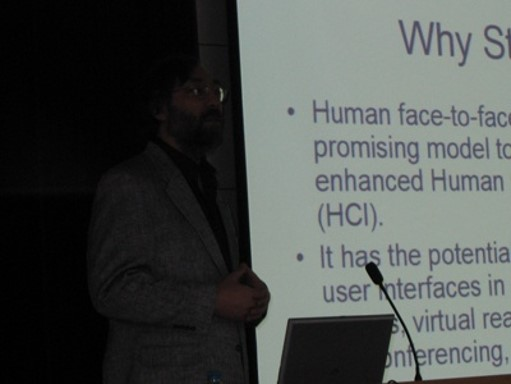
#> input picture testImage/img3.jpg, 511 x 384 px
$ python AutoThresholdSeg.py
#> lines starting #> are read from the running program, lines starting #| are printed output that depends on the picture; after the words box and inside, x2 and y2 are one past the last pixel; in counts of white or black regions, pixels touching at a corner belong together
#自动阈值分割
import cv2 as cv
from skimage import data, filters
import matplotlib.pyplot as plt
#image = data.camera() #取图片
image = cv.imread("../testImage/img3.jpg", 0)
#> image: shape (384, 511); min 0, max 172, mean 76.3
thresh = filters.threshold_otsu(image)   #返回一个阈值
#> thresh = 80
dst = (image <= thresh) * 1.0   #根据阈值进行分割
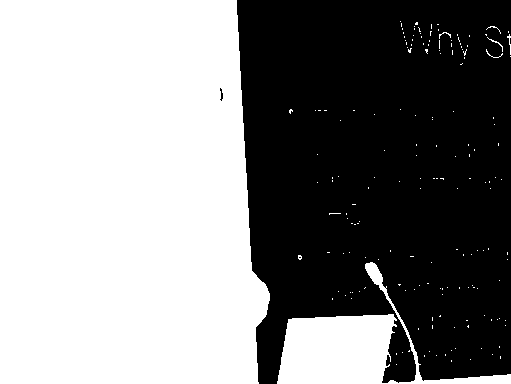
#> dst: shape (384, 511) float64; values 0 (black) and 1 (white), 53.3% white; 4 black regions (2 under 20 px), largest, box (x1, y1, x2, y2) and area: (237, 0, 511, 384) 91585, (220, 88, 223, 101) 22
plt.figure('thresh', figsize=(8, 8))
plt.subplot(121)
plt.title('original image')
plt.imshow(image, plt.cm.gray)
plt.subplot(122)
plt.title('binary image')
plt.imshow(dst, plt.cm.gray)
plt.show()
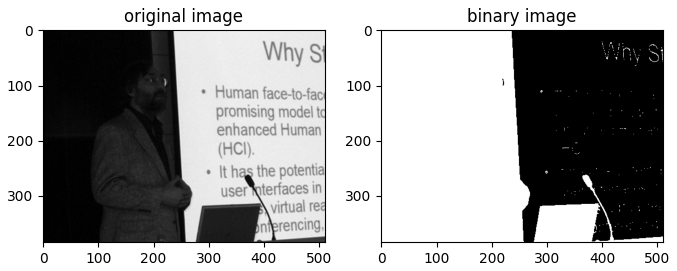
#> figure drawn by matplotlib, 2 panels

$ run again, with testImage/img2.jpg copied over testImage/img3.jpg
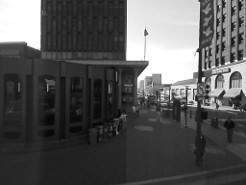
#> input picture testImage/img2.jpg, 246 x 185 px
#> image is the input picture: shape (185, 246); min 3, max 255, mean 86.5
#> thresh = 134
#> `dst = (image <= thresh) * 1.0`:
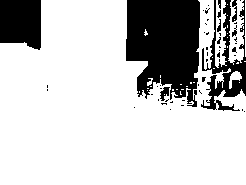
#> dst: shape (185, 246) float64; values 0 (black) and 1 (white), 77.7% white; 51 black regions (43 under 20 px), largest, box (x1, y1, x2, y2) and area: (126, 0, 200, 107) 6134, (0, 0, 41, 50) 1833, (201, 0, 246, 111) 1781
#> `plt.show()`:
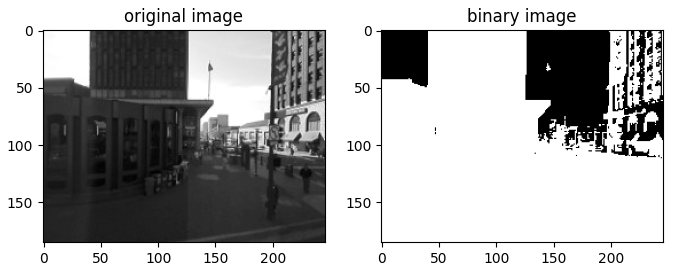
#> figure drawn by matplotlib, 2 panels
